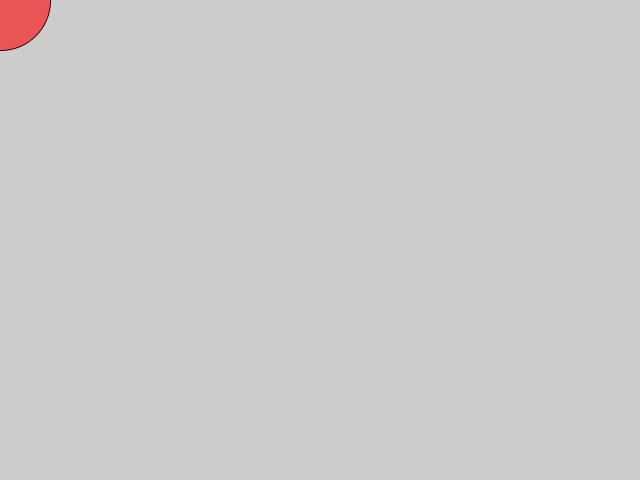
Frame 1 (no input)
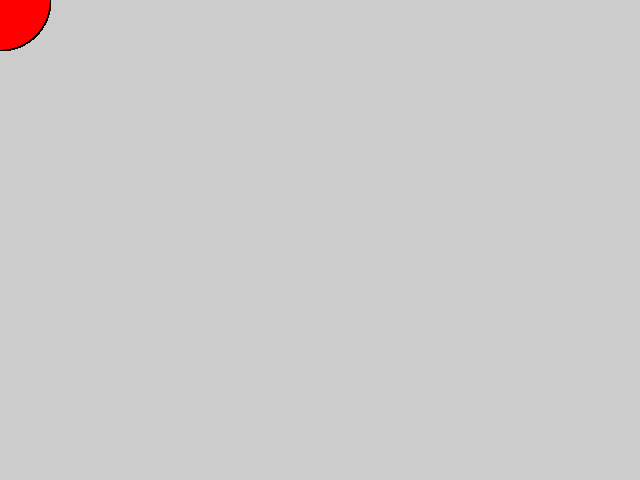
Frame 60 (the mouse pressed at the canvas centre just before this capture)
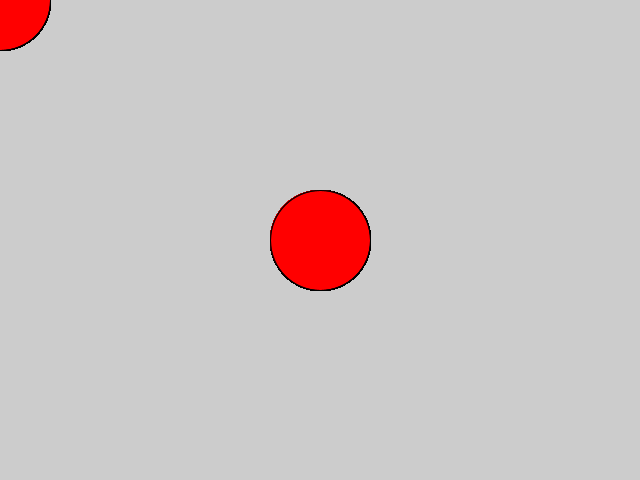
Frame 120 (the mouse held since frame 60 and released just before this capture)

The Processing sketch that drew these frames (run headless with seeded random() and noise(); from frame 60 on, the mouse is pressed at the canvas centre):

// Processing sketch: praphic_test_01
// ── praphic_test_01.pde
/* jstephens - pgraphics practice - 2015-03

Create two pgraphics layers and draw them into the processing screen
*/


PGraphics top;
PGraphics bottom;


void setup() {
size(640, 480);
top = createGraphics(width, height);
bottom = createGraphics(width, height);

}


void draw(){

	top.beginDraw();
	top.fill(255,0,0,150);
	//top.translate(width/2, height/2);
	top.translate(mouseX,mouseY);
	top.ellipse(0, 0, 100, 100);
	top.endDraw();

	image(top,0, 0,width, height);
}
